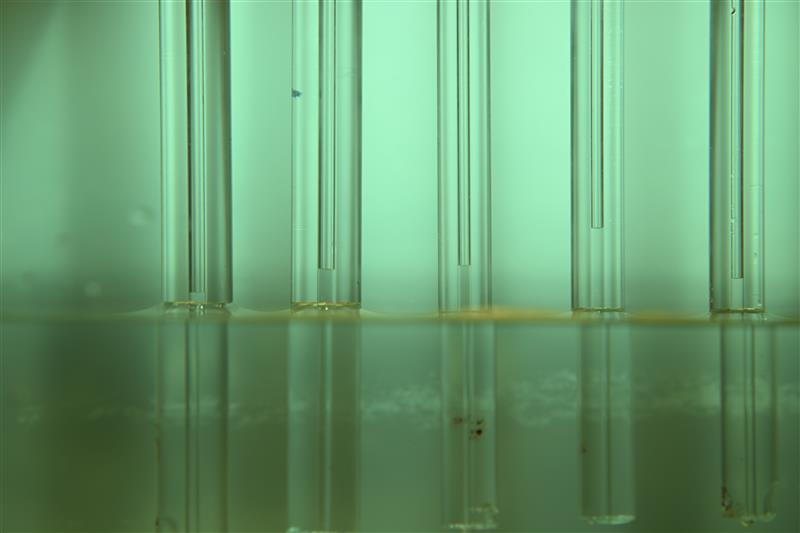
#> input picture poročilo_1/SK2_23-10-2025.JPG, 800 x 533 px
$ jupyter execute --allow-errors dolocitev_visine.ipynb   (older library calls are emulated)
#> lines starting #> are read from the running program, lines starting #| are printed output that depends on the picture
# Program za določitev višine kapljevinskega stolpca

[cell 1]
import numpy as np
import matplotlib.pyplot as plt
import cv2
import PIL.Image as Image
import pyautogui
import scipy.constants as const
import CoolProp.CoolProp as CP

[cell 2]
img_or = cv2.cvtColor(cv2.imread(r"SK2_23-10-2025.JPG"), cv2.COLOR_BGR2GRAY)
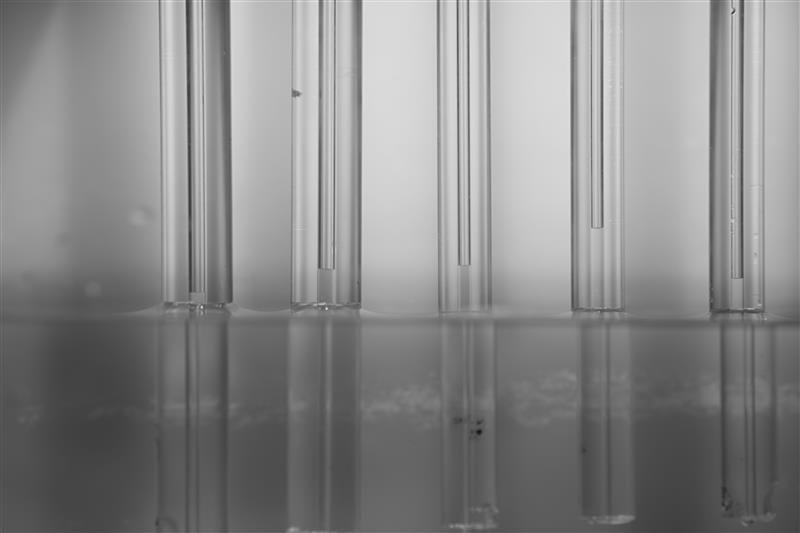
#> img_or: shape (533, 800); min 17, max 229, mean 137.3
img_rgb = cv2.cvtColor(cv2.imread(r"SK2_23-10-2025.JPG"), cv2.COLOR_BGR2RGB)
canal_diam = 8 #mm
heigth_plus = 12 #px
T_ok = 22 #°C
#> (the rest of this cell did not finish here and is left out)
